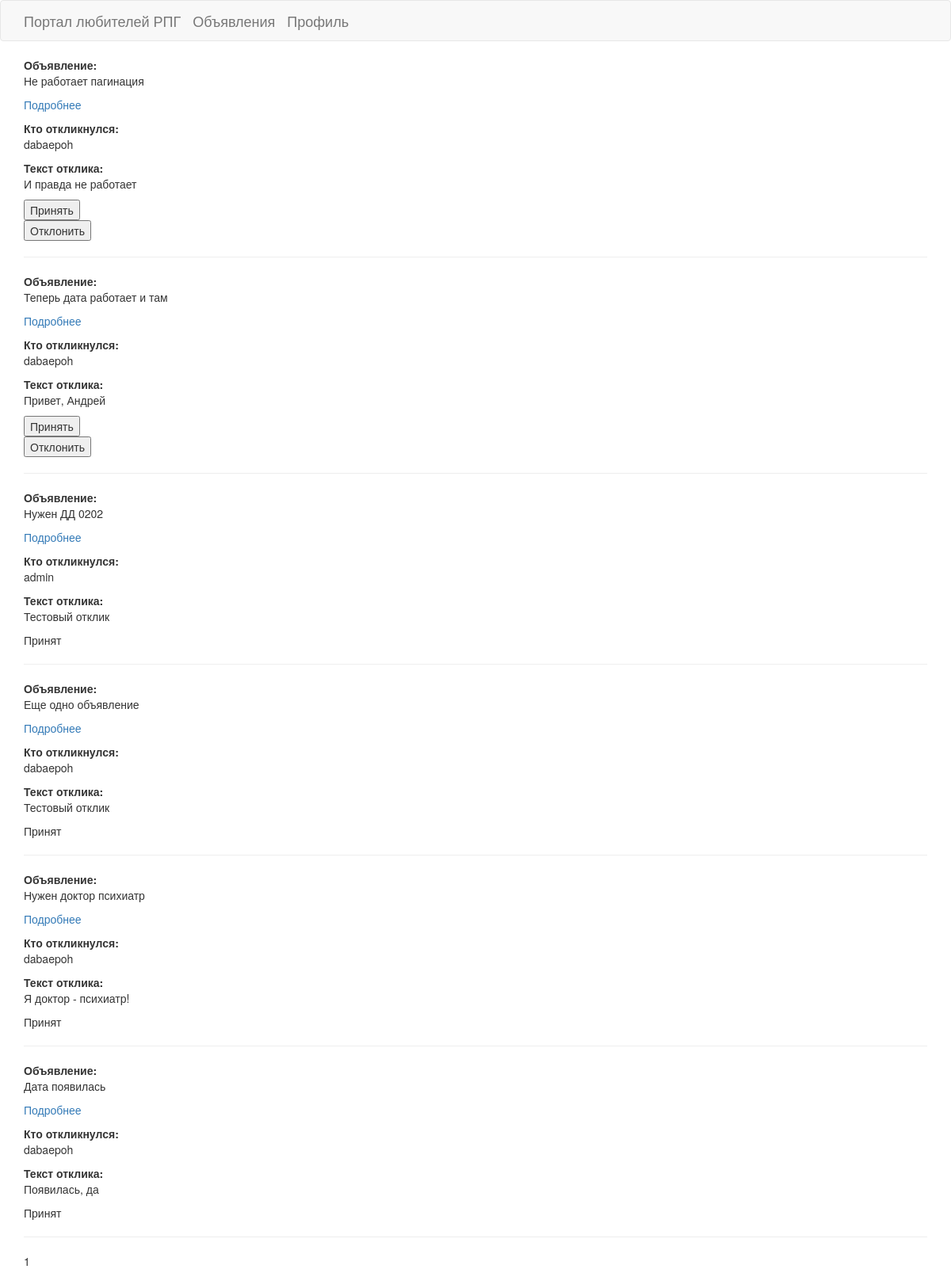
/articles/responses/ (signed in), run on the app's committed database.
### portalapp/models.py (models this page shows, shortened)
class Response(models.Model):
    author = models.ForeignKey(User, on_delete=models.CASCADE)
    text = models.TextField()
    date = models.DateTimeField(auto_now_add=True)
    article = models.ForeignKey(Article, on_delete=models.CASCADE)
    status = models.BooleanField(default=False)
    class Meta:
        ordering = ['-date']

class Article(models.Model):
    TYPE = (
        ('tank', 'Танки'),
        ('heal', 'Хилы'),
        ('dd', 'ДД'),
        ('merchant', 'Торговцы'),
        ('gm', 'Гилдмастеры'),
        ('quest', 'Квестгиверы'),
        ('smith', 'Кузнецы'),
        ('tanner', 'Кожевники'),
        ('potion', 'Зельевары'),
        ('spell', 'Мастера заклинаний'),
    )
    author = models.ForeignKey(User, on_delete=models.CASCADE)
    title = models.CharField(max_length=64)
    text = models.TextField()
    date = models.DateTimeField(auto_now_add=True)
    category = models.CharField(max_length=8, choices=TYPE, default='dd')
    upload = RichTextUploadingField(blank=True, null=True)

### portalapp/views.py (the view)
# urls.py: path('responses/', ResponseList.as_view(), name='responses'),
class ResponseList(LoginRequiredMixin, ListView):
    model = Response
    context_object_name = 'responses'
    paginate_by = 10
    template_name = 'responses.html'
    def get_queryset(self, **kwargs):
        queryset = Response.objects.filter(article__author=self.request.user)
        self.filterset = ArticleFilter(self.request.GET, queryset)
        return self.filterset.qs
    def get_context_data(self, **kwargs):
        context = super().get_context_data(**kwargs)
        context['filterset'] = self.filterset
        return context

### templates/responses.html (shortened to what this page needs)
{% extends 'flatpages/default.html' %}
{% block content %}
    {% for response in responses %}
    <b>Объявление:</b>
    <p>{{ response.article.title }}</p>
    <p><a href="{% url 'article_detail' response.article.id %}">Подробнее</a></p>
    <b>Кто откликнулся:</b>
    <p>{{ response.author }}</p>
    <b>Текст отклика:</b>
    <p>{{ response.text }}</p>
    <td>
            {% if response.status is False %}
            <form action="{% url 'accept_response' response.id %}"><input type="submit" value="Принять" /></form>
            <form action="{% url 'delete_response' response.id %}"><input type="submit" value="Отклонить" /></form>
            {% else %}
            Принят
            {% endif %}
    </td>
    <hr />
   {% endfor %}
   {{ page_obj.number }}
{% endblock content %}

### data on the page
Response: article "Не работает пагинация", author "dabaepoh", text "И правда не работает"
Response: article "Теперь дата работает и там", author "dabaepoh", text "Привет, Андрей"
Response: article "Нужен ДД 0202", author "admin", text "Тестовый отклик", status "Принят"
Response: article "Еще одно объявление", author "dabaepoh", text "Тестовый отклик", status "Принят"
Response: article "Нужен доктор психиатр", author "dabaepoh", text "Я доктор - психиатр!", status "Принят"
Response: article "Дата появилась", author "dabaepoh", text "Появилась, да", status "Принят"

### other printed values
{{ page_obj.number }} "1"
